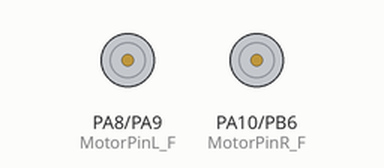
This sketch was run on a simulated STM32 Blue Pill. Shown: motor-driver pin pairs drawn as motors (green arrow = first pin HIGH = forward, orange = second pin HIGH = backward, longer = more drive).

Above: at 0.0 s.
At 10.05 s:
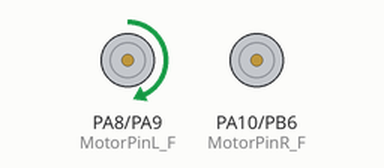
At 19.95 s:
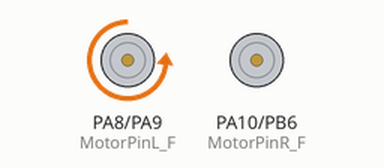
At 39.76 s:
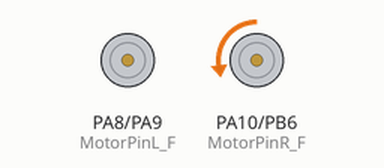
Timing chart, 0 to 40.0 s (numbered marks = the images above):
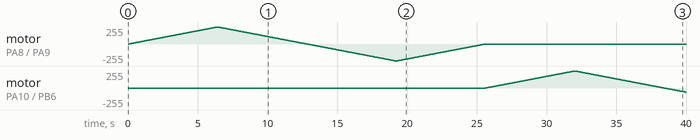

Measured:
- by itself, motor on PA10 (MotorPinR_F) / PB6 (MotorPinR_B): rises from stopped to forward 255/255 in 6.4 s, then falls to backward 62/255 in 8.0 s

The sketch:

H-brug2.ino
```cpp
#define SerialPort Serial3 //schakelen bluetooth  en serial port
#define Baudrate 38400
#define MotorPinL_F PA8
#define MotorPinL_B PA9
#define MotorPinR_F PA10
#define MotorPinR_B PB6
int MotorL_F = 0;
int MotorL_B = 0;
int MotorR_F = 0;
int MotorR_B = 0;
void setup()
{ SerialPort.begin(Baudrate);
  pinMode(MotorPinL_F, OUTPUT);
  pinMode(MotorPinL_B, OUTPUT);
  pinMode(MotorPinR_F, OUTPUT);
  pinMode(MotorPinR_B, OUTPUT);}
void loop(){
{
{  for(int MotorL_F=0; MotorL_F<=255; MotorL_F++)
{  delay(25);
   analogWrite(MotorPinL_F, MotorL_F);  }
}
{  for(int MotorL_F=255; MotorL_F>=0; MotorL_F--)
{  delay(25);
   analogWrite(MotorPinL_F, MotorL_F);  }
}
{  for(int MotorL_B=0; MotorL_B<=255; MotorL_B++)
{  delay(25);
   analogWrite(MotorPinL_B, MotorL_B);  }
}
{  for(int MotorL_B=255; MotorL_B>=0; MotorL_B--)
{  delay(25);
   analogWrite(MotorPinL_B, MotorL_B);  }
}
{  for(int MotorR_F=0; MotorR_F<=255; MotorR_F++)
{  delay(25);
   analogWrite(MotorPinR_F, MotorR_F);  }
}
{  for(int MotorR_F=255; MotorR_F>=0; MotorR_F--)
{  delay(25);
   analogWrite(MotorPinR_F, MotorR_F);  }
}
{  for(int MotorR_B=0; MotorR_B<=255; MotorR_B++)
{  delay(25);
   analogWrite(MotorPinR_B, MotorR_B);  }
}
{  for(int MotorR_B=255; MotorR_B>=0; MotorR_B--)
{  delay(25);
   analogWrite(MotorPinR_B, MotorR_B);  }
}
}
}
```
